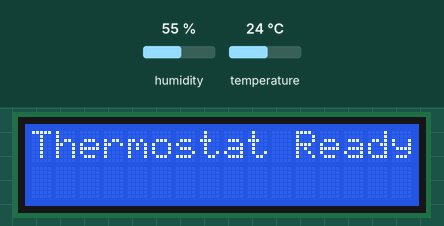
Bench run of a program on a simulated Raspberry Pi Pico running MicroPython. On the bench: 16×2 character LCD. The inputs (shaded band) are chosen by the test bench; at power-on: humidity 55 %, temperature 24 °C. WiFi joins after 1.5 s; the clock reads 2024-03-15 10:24:30 at power-on unless the program sets it; web requests get an empty 200 reply after 0.4 s; files that are not in the repository are absent; library files of the repository ran but are not shown: pico_i2c_lcd.py; what the program prints to the serial console is not drawn.

Above: at 2.2 s.
At 7.6 s:
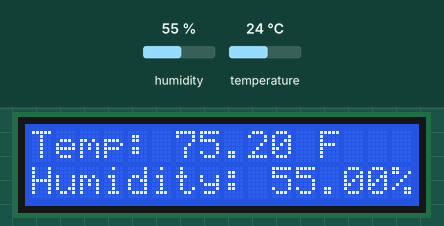

Measured:
- what the display in image 0 shows lasts 5.0 s, from 2.1 s to 7.1 s

The program:

main.py
```python
import sys
import time
import ntptime
import src.thermostat as thermostat
import src.display as display
import src.data_send as data_send

from utils import config_reader
from utils import wifi_connect as wifi

sys.path.append('..')
sys.path.append('../utils')


def synchronize_time() -> None:
    config = config_reader.load_config()
    ssid = config.get('SSID', 'DefaultSSID')
    password = config.get('Password', 'DefaultPW')
    wifi.IS_CONNECTED = wifi.connect_to_wifi(ssid, password)

    print("WiFi connection status:", wifi.IS_CONNECTED)
    if wifi.IS_CONNECTED:
        """Synchronize system time with NTP server."""
        try:
            ntptime.settime()
            print("System time synchronized with NTP server.")
            print("Current time:", time.localtime())
        except Exception as e:
            print("Failed to synchronize time:", e)


def main() -> None:
    synchronize_time()

#=== Start the thermostat and display  application ===#
    display.initialize_lcd()

    data_send.configure_azure_sas()

    while True:
        temp, hum = thermostat.read_temperature_sensor()
        print("WiFi connection status inside main loop:", wifi.IS_CONNECTED)
        if wifi.IS_CONNECTED:
            data_send.send_data_to_azure_sas(temp, hum)
        print("Temperature: {:.2f} °F, Humidity: {:.2f}%".format(temp, hum))

        display.update_lcd(temp, hum)
        time.sleep(15)


if __name__ == "__main__":
    main()
```

thermostat.py
```python
import dht
import sys
from machine import Pin

from utime import sleep


sensor = dht.DHT11(Pin(28))  # Assuming the temperature sensor is connected to GPIO 28


def read_temperature_sensor():
    """get temperature and humidity from DHT11 sensor"""
    sensor.measure()
    temperature_celcius = sensor.temperature()
    humidity = sensor.humidity()
    temperature_fahrenheit = (temperature_celcius * 9 / 5) + 32

    return temperature_fahrenheit, humidity
```

display.py
```python
import sys
from drivers.pico_i2c_lcd import I2cLcd
from machine import Pin, SoftI2C
from utime import sleep
sys.path.append('../drivers')

# I2C configuration for the LCD
I2C_ADDR = 0x27  # Change this to your LCD's I2
I2C_NUM_ROWS = 2
I2C_NUM_COLS = 16
i2c = SoftI2C(scl=Pin(1), sda=Pin(0), freq=400000)
lcd = I2cLcd(i2c, I2C_ADDR, I2C_NUM_ROWS, I2C_NUM_COLS)


def initialize_lcd() -> None:
    """Initialize the LCD display."""
    lcd.backlight_on()
    lcd.putstr("Thermostat Ready")
    sleep(5)
    print("Starting temperature sensor readings...")
    lcd.clear()

def update_lcd(temperature: float, humidity: float) -> None:
    """Update the LCD display with temperature and humidity."""
    lcd.move_to(0, 0)
    lcd.putstr("Temp: {:.2f} F".format(temperature))
    lcd.move_to(0, 1)
    lcd.putstr("Humidity: {:.2f}%".format(humidity))
```

data_send.py
```python
import sys
sys.path.append('..')
sys.path.append('../utils')

from utils import config_reader
import time
import urequests


config = config_reader.load_config()

#
def get_IsoTimestamp():

    """Get the current time in ISO 8601 format."""
    t=time.localtime()
    return "{}-{:02d}-{:02d}T{:02d}:{:02d}:{:02d}Z".format(t[0], t[1], t[2], t[3], t[4], t[5])

def configure_azure_sas() -> None:


    """Configure Azure IoT Hub connection using SAS token."""
    global DEVICE_ID, URL, HEADERS

        # Azure IoT Hub connection settings
    IOT_HUB_HOSTNAME = config.get('IOT_HUB_HOSTNAME', 'your-iot-hub.azure-devices.net')
    DEVICE_ID = config.get('DEVICE_ID', 'your-device-id')
    SAS_TOKEN = config.get('SAS_TOKEN', 'your-sas-token')

    print("Azure IoT Hub Hostname:", IOT_HUB_HOSTNAME)
    print("Device ID:", DEVICE_ID)
    print("SAS Token:", SAS_TOKEN)

    HEADERS = {
        'Content-Type': 'application/json',
        'Authorization': f'SharedAccessSignature {SAS_TOKEN}'
    }

    URL=f"https://{IOT_HUB_HOSTNAME}.azure-devices.net/devices/{DEVICE_ID}/messages/events?api-version=2020-09-30"


def send_data_to_azure_sas(temperature: float, humidity: float) -> None:


    print("Preparing to send data to Azure IoT Hub using SAS token...")
    payload = {
        "deviceId": DEVICE_ID,
        "temperature": temperature,
        "humidity": humidity,
        "timestamp": get_IsoTimestamp()
    }
    print("Azure IoT Hub URL:", URL)
    print("Azure IoT Hub Headers:", HEADERS)
    print("Prepared payload for Azure IoT Hub:", payload)
    # Here you would add the code to send the HTTP request to Azure IoT Hub
    # For example, using the 'urequests' library on MicroPython:
    try:
        response = urequests.post(URL, json=payload, headers=HEADERS)
        print("Response from Azure IoT Hub:", response.text)
        response.close()

    except Exception as e:
        print("Failed to send data to Azure IoT Hub:", e)
```

config_reader.py
```python
def load_config(filename="config.txt"):
    """Reads a config file and returns a dictionary of settings."""
    config = {}
    try:
        with open(filename, 'r') as file:
            for line in file:
                line = line.strip()
                if line and not line.startswith('#'):  # Ignore empty lines and comments
                    try:
                        key, value = line.split('=', 1)
                        config[key.strip()] = value.strip()
                    except ValueError:
                        print(f"Warning: Skipping invalid line in config file: {line}")
    except OSError as e:
        print(f"Error reading config file: {e}")
        # Optionally handle default values here if the file is missing
        config['ssid'] = 'DefaultSSID'
        config['password'] = 'DefaultPW'

    return config


def main()->None:
    config = load_config()
    print("Loaded configuration:")
    for key, value in config.items():
        print(f"{key}: {value}")

if __name__ == "__main__":
    main()
```

wifi_connect.py
```python
import network
import socket
import rp2
import time


IS_CONNECTED = None

def connect_to_wifi(ssid: str, password: str, max_retries: int = 5) -> bool:
    """Connect to a WiFi network."""
    rp2.country('US')
    wlan = network.WLAN(network.STA_IF)
    wlan.active(True)

    if not wlan.isconnected():
        print(f"Connecting to network {ssid}...")
        wlan.connect(ssid, password)

        retries = 0
        while not wlan.isconnected() and retries < max_retries:
            print("Waiting for connection...")
            time.sleep(2)
            retries += 1

    if wlan.isconnected():
        print("Connected to WiFi")
        print("Network config:", wlan.ifconfig())

        return True
    else:
        print("Failed to connect to WiFi")

        return False
```
